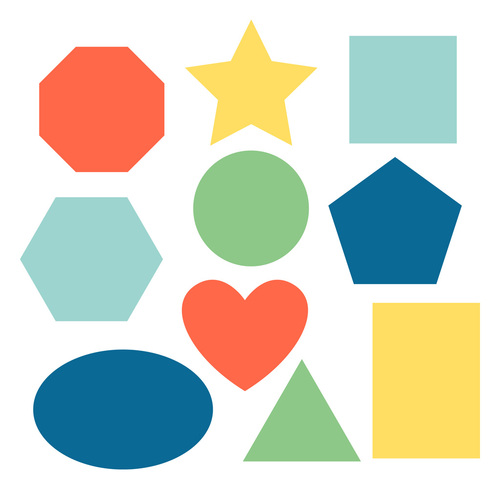
#> input picture shapes.jpg, 500 x 489 px
$ python contour.py
#> lines starting #> are read from the running program, lines starting #| are printed output that depends on the picture; after the words box and inside, x2 and y2 are one past the last pixel; in counts of white or black regions, pixels touching at a corner belong together
import cv2
import numpy as np


def getContours(img):
    contours,hierarchy=cv2.findContours(img,cv2.RETR_EXTERNAL,cv2.CHAIN_APPROX_NONE)#to get outer details
    for c in contours:
        area=cv2.contourArea(c)
        print(area)#gives area
        cv2.drawContours(imgContour,c,-1,(255,0,0),3)#-1 to get all contours
        #to check for minimum area
        if area>2000:
             cv2.drawContours(imgContour,c,-1,(0,255,0),3)
             peri=cv2.arcLength(c,True)
             print(peri)
             approx=cv2.approxPolyDP(c,0.02*peri,True)#to get corner points
             #print(approx)
             print(len(approx))#total no.of points for a particular
             objCor=len(approx)
             x,y,w,h=cv2.boundingRect(approx)
             if objCor==3:
                objecttype="Tri"
             elif objCor==4:
                aspRatio=w/float(h)
                if aspRatio>0.95 and aspRatio<1.05:
                    objecttype="square"
                else :
                    objecttype="rect"
             else:
                objecttype="None"
             cv2.rectangle(imgContour,(x,y),(x+w,y+h),(0,0,255),2)
             cv2.putText(imgContour,objecttype,(x+(w//2)-10,y+(h//2)-10),cv2.FONT_HERSHEY_COMPLEX,0.9,(0,0,0),2)


img=cv2.imread("shapes.jpg")
#> img is the input picture: shape (489, 500, 3); mean B, G, R 197.2, 211.9, 208.4
imgContour=img.copy()
gray = img[:,:,0]
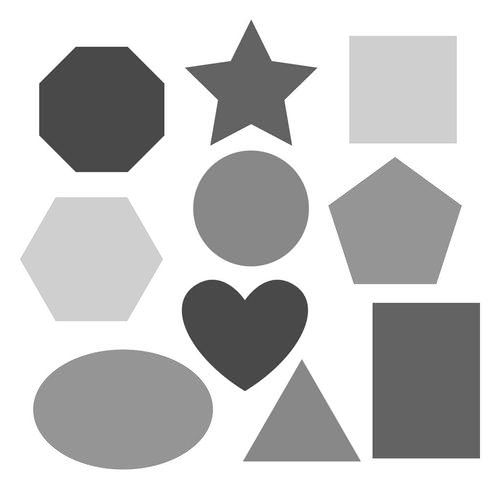
#> gray: shape (489, 500); min 43, max 255, mean 197.2
imgGray=cv2.cvtColor(img,cv2.COLOR_BGR2GRAY) # dimension is 2d
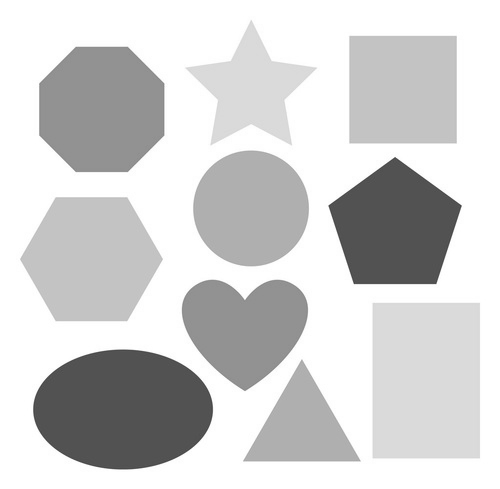
#> imgGray: shape (489, 500); min 67, max 255, mean 209.2
imgBlur=cv2.GaussianBlur(imgGray,(7,7),1)#higher value of sigma gives more..blur
#cv2.imshow("gray",imgGray)
#cv2.imshow("blur",imgBlur)
#cv2.imshow("image",img)
img = img[:,:,0] #convert 3d image to 2d
one=np.column_stack((gray,imgGray))
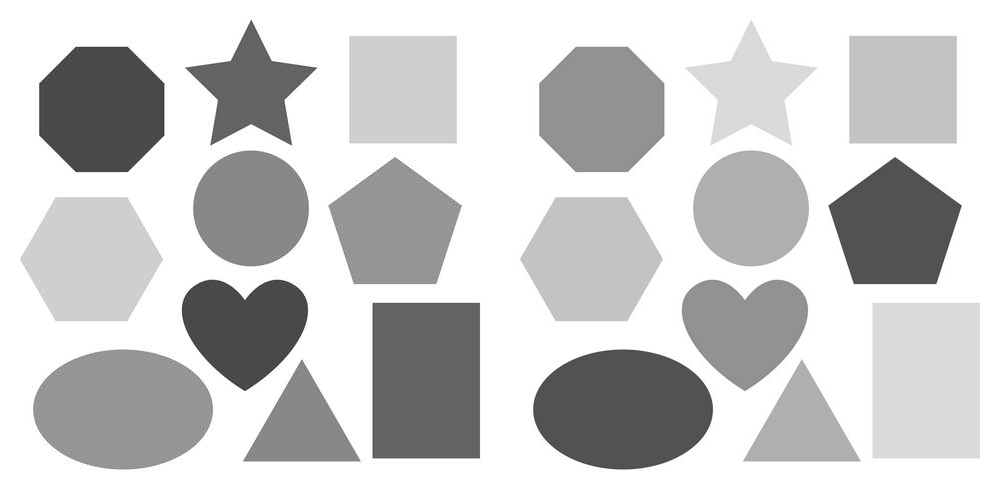
#> one: shape (489, 1000); min 43, max 255, mean 203.2
two=np.column_stack((one,imgBlur))
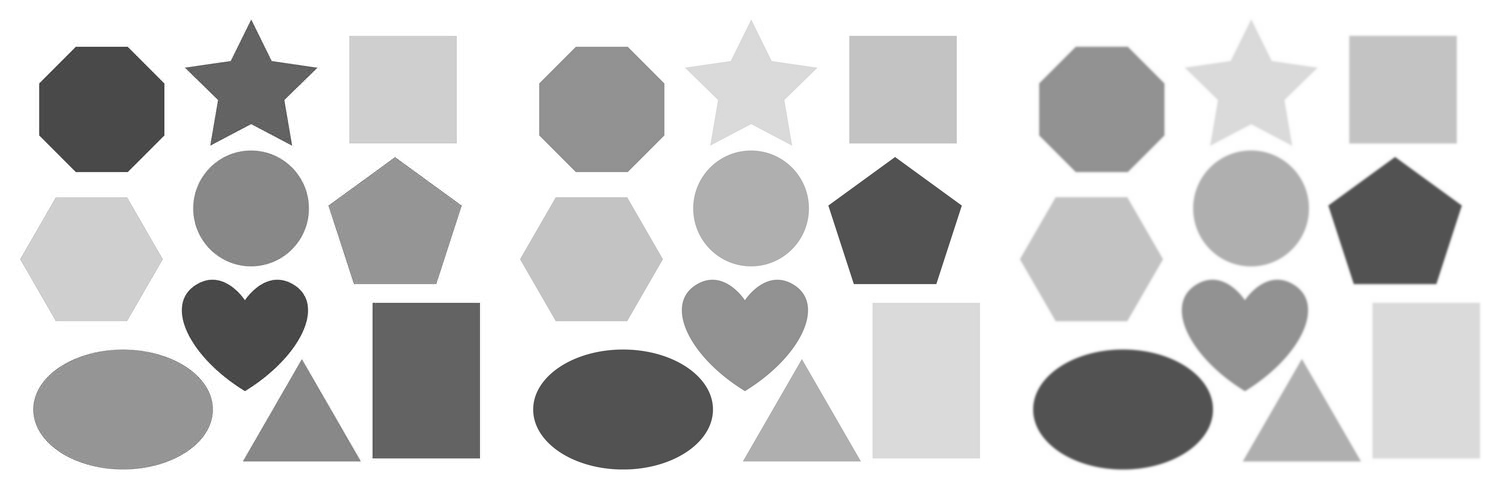
#> two: shape (489, 1500); min 43, max 255, mean 205.2
imgCanny=cv2.Canny(imgBlur,50,50)
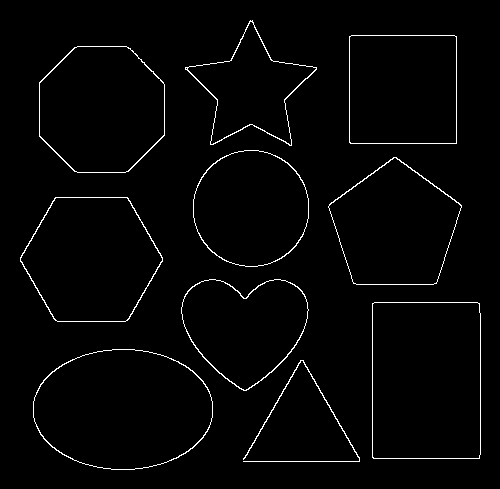
#> imgCanny: shape (489, 500); 2% white in thin lines or dots, all inside (x1, y1, x2, y2) = (20, 20, 481, 470)
cv2.imshow("edge",imgCanny)
getContours(imgCanny)
#> in getContours, `contours,hierarchy=cv2.findContours(img,cv2.RETR_EXTERNAL,cv2.CHAIN_AP..`: contours = 10 contours; largest, box (x1, y1, x2, y2) and area: (33, 349, 213, 470) 17010, (372, 302, 481, 459) 16830, (20, 197, 163, 322) 13376, (39, 46, 165, 173) 13083, (328, 157, 462, 285) 11801
#> the loop in getContours, `for c in contours:` made 10 passes
#> (area, peri, approx, objCor, x, y, w, h) on passes 3, 9: (16830.5, 525.1, [[372, 303], [372, 457], [479, 458], [479, 303]], 4, 372, 303, 108, 156), (11552.5, 428.2, [[349, 36], [349, 142], [456, 143], [456, 36]], 4, 349, 36, 108, 108)
#> (area, peri, objCor, x, y, w, h, objecttype) on passes 2, 4, 5, 6, 7, 8: (17010, 501.9, 8, 34, 349, 179, 121, 'None'), (9833, 407.4, 8, 182, 279, 124, 112, 'None'), (13376, 448.8, 6, 20, 197, 143, 124, 'None'), (11801, 433.3, 5, 328, 157, 134, 128, 'None'), (10585, 384.7, 8, 193, 150, 116, 117, 'None'), (13083, 420, 8, 39, 46, 126, 126, 'None')
#> (printed output is left out)
#> after the loop in getContours, `for c in contours:`:
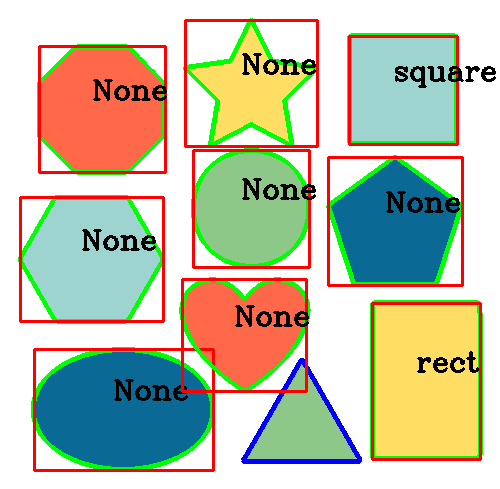
#> imgContour: shape (489, 500, 3); 13.58% of pixels changed, all inside (x1, y1, x2, y2) = (18, 18, 496, 472)

cv2.imshow("image",imgContour)

cv2.imshow("together",one)
cv2.waitKey(0)
cv2.destroyAllWindows()
